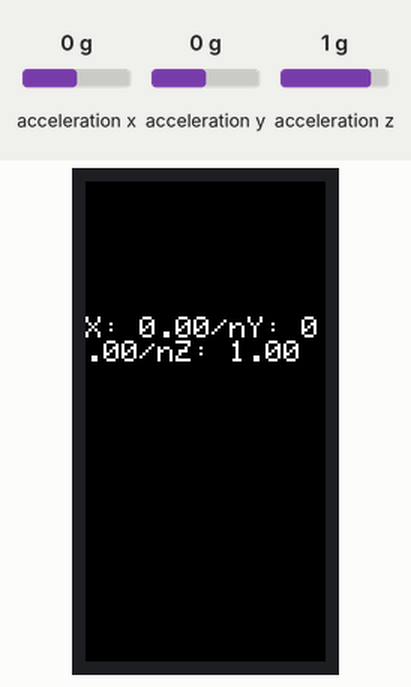
Recording of a sketch running on a simulated ESP32. Parts: 80×160 colour display. The inputs (shaded band) are chosen by the test bench; at power-on: acceleration x 0 g, acceleration y 0 g, acceleration z 1 g.

Above: at 1.3 s.
1.4 s: acceleration x set to -1.4 g
At 2.4 s:
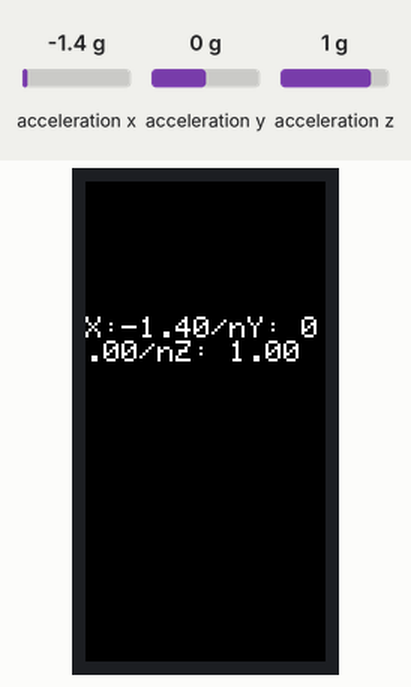
3.1 s: acceleration y set to -1.4 g
At 4.0 s:
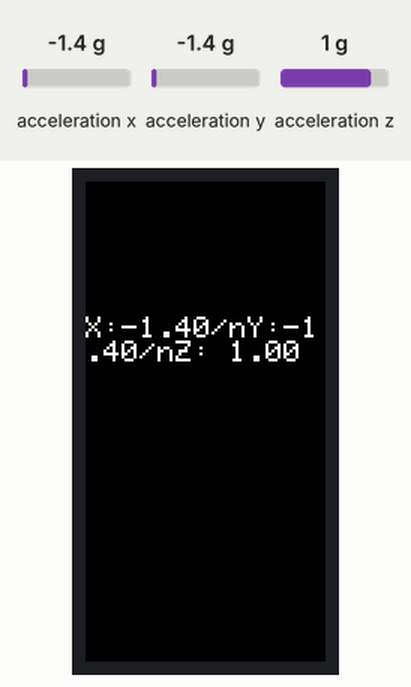
4.6 s: acceleration z set to -1.4 g
At 5.6 s:
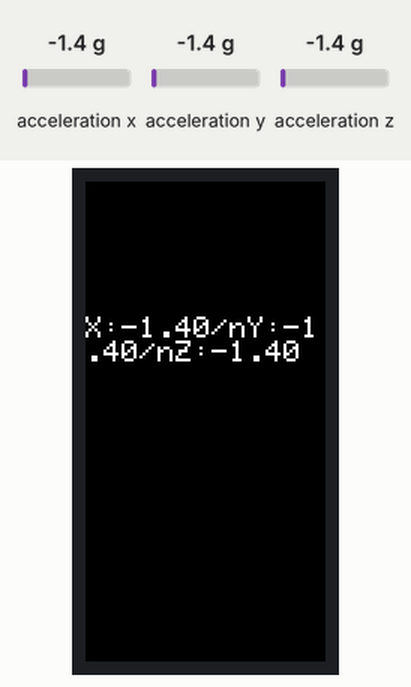
6.1 s: acceleration x set to -0.8 g
At 7.1 s:
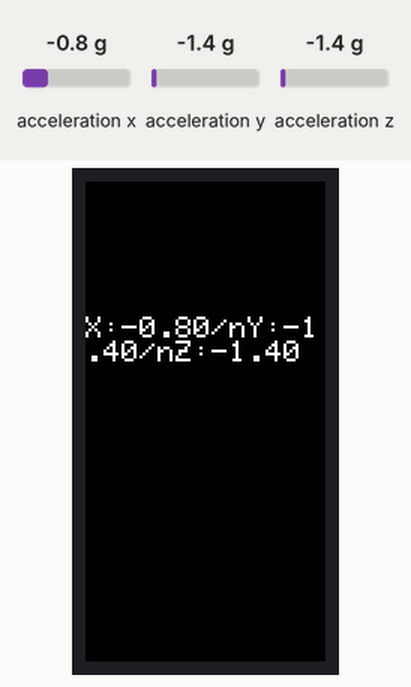
Timing chart, 0 to 8.6 s (numbered marks = the images above; inputs shaded):
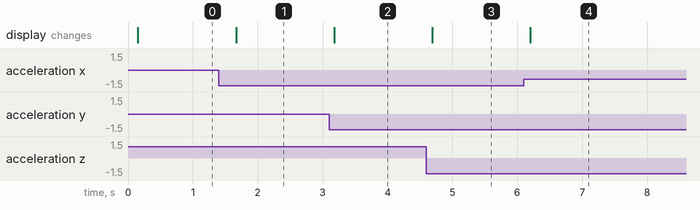

The sketch:

imu_3.ino
```cpp
#include <M5StickC.h>

float accX, accY, accZ;

void setup() {
  M5.begin();
  M5.IMU.Init();
}
void loop() {
  M5.IMU.getAccelData(&accX, &accY, &accZ);
  M5.Lcd.setCursor(0, 45);
  M5.Lcd.printf("X:%5.2f/nY:%5.2f/nZ:%5.2f ", accX, accY, accZ);
  delay(500);
}
```

Measured:
- after the input at 1.4 s, the display: changes after 0.26 s (image 1)
- after the input at 3.1 s, the display: changes after 0.08 s (image 2)
- after the input at 4.6 s, the display: changes after 0.09 s (image 3)
- after the input at 6.1 s, the display: changes after 0.10 s (image 4)
